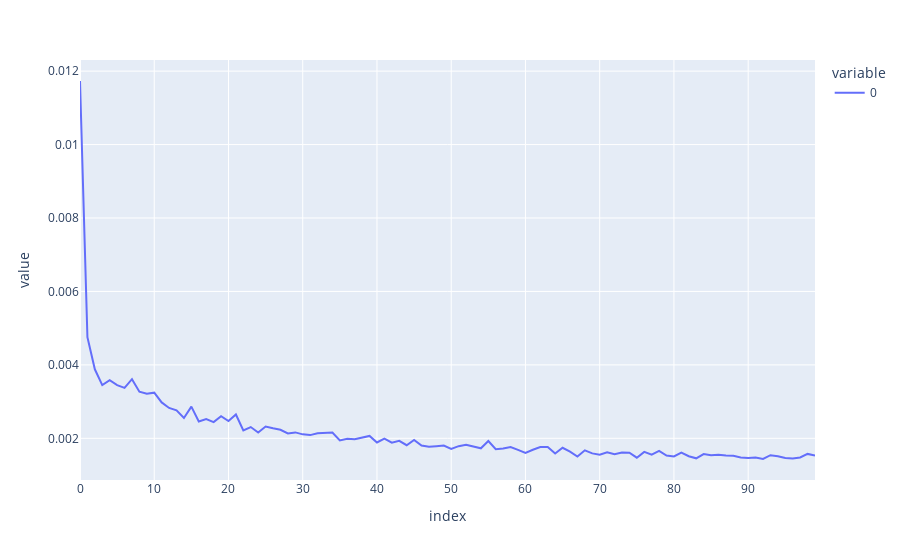

Source (notebook cell):
### Code cell
loss_per_epoch = model.history.history['loss']
fig = px.line(loss_per_epoch).show()
